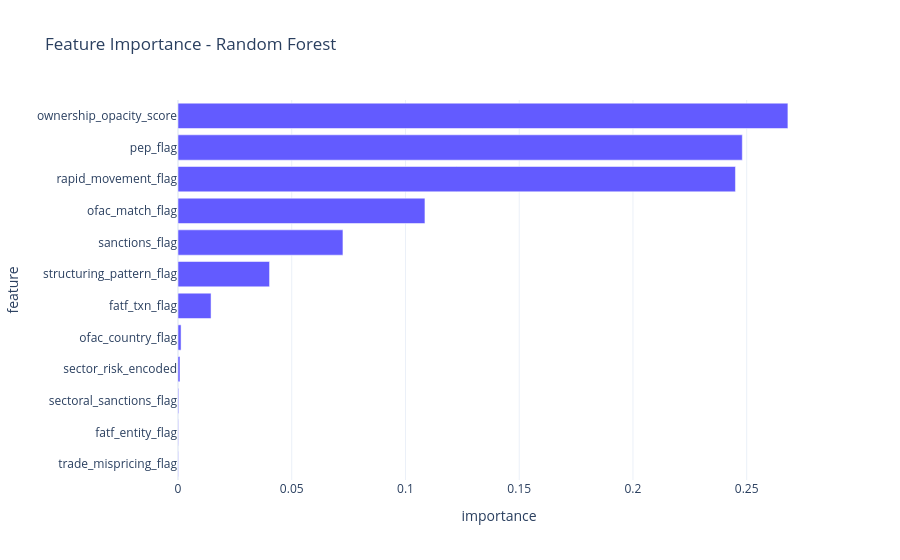

The cell this chart's notebook holds for it:
### Code cell
# Plot g: Feature importance RF
imp = pd.DataFrame({'feature': feature_cols, 'importance': rf.feature_importances_})
imp = imp.sort_values('importance', ascending=True)
fig = px.bar(imp, y='feature', x='importance', orientation='h',
             color_discrete_sequence=[PRIMARY], template=TEMPLATE, title='Feature Importance - Random Forest')
fig.show()

### Figure 1 — Plotly figure (JSON) as saved in the notebook; plotly's stock layout.template omitted (floating-point values rounded to 4 significant figures)
{"data": [{"hovertemplate": "importance=%{x}<br>feature=%{y}<extra></extra>", "legendgroup": "", "marker": {"color": "#635BFF", "pattern": {"shape": ""}}, "name": "", "orientation": "h", "showlegend": false, "textposition": "auto", "type": "bar", "x": [0.0001729, 0.0002035, 0.0003174, 0.00087, 0.001349, 0.01453, 0.04024, 0.07251, 0.1086, 0.2451, 0.2481, 0.2681], "xaxis": "x", "y": ["trade_mispricing_flag", "fatf_entity_flag", "sectoral_sanctions_flag", "sector_risk_encoded", "ofac_country_flag", "fatf_txn_flag", "structuring_pattern_flag", "sanctions_flag", "ofac_match_flag", "rapid_movement_flag", "pep_flag", "ownership_opacity_score"], "yaxis": "y"}], "layout": {"barmode": "relative", "legend": {"tracegroupgap": 0}, "title": {"text": "Feature Importance - Random Forest"}, "xaxis": {"anchor": "y", "domain": [0.0, 1.0], "title": {"text": "importance"}}, "yaxis": {"anchor": "x", "domain": [0.0, 1.0], "title": {"text": "feature"}}}}
